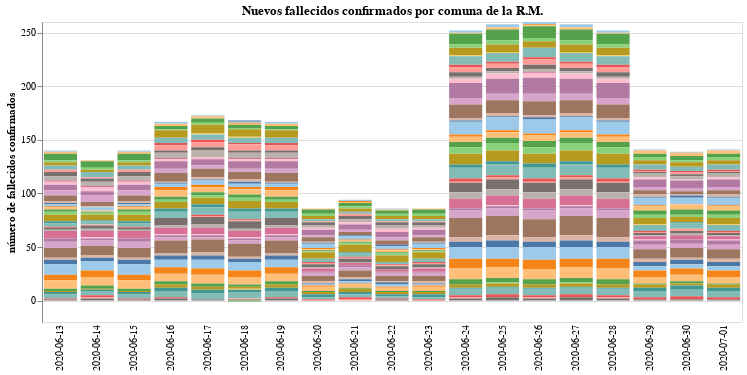

Notebook code for this chart:
### Markdown cell above
# Evolución de nuevos fallecidos confirmados por comuna (interpolación)

### Code cell
#collapse-hide
new_county_deaths_RM = county_deaths_RM.diff().drop("2020-06-12")

#data in long form to plot it on altair
new_county_deaths_RM_long_form = new_county_deaths_RM.drop(columns="Total").reset_index().melt("Fecha", var_name="Comuna", value_name="Fallecidos confirmados")
#plot the data
input_dropdown = alt.binding_select(options=new_county_deaths_RM_long_form['Comuna'].unique())
selection1 = alt.selection_single(fields=['Comuna'], bind=input_dropdown, name=' ')
selection2 = alt.selection_multi(fields=['Comuna'], on='mouseover')

color = alt.condition(selection1 | selection2,
                    alt.Color('Comuna:N', scale=alt.Scale(scheme='tableau20'), legend=None),
                    alt.value('lightgray'))

bars1 = alt.Chart(new_county_deaths_RM_long_form.fillna(0)).mark_bar().encode(
    x=alt.X("Fecha", axis=alt.Axis(title="", domain=False, tickSize=0)),
    y=alt.Y("Fallecidos confirmados", axis=alt.Axis(title="número de fallecidos confirmados")),
    tooltip = ["Fecha", "Comuna", "Fallecidos confirmados"],
    color = color
).properties(
    title="Nuevos fallecidos confirmados por comuna de la R.M.",
    width=700).add_selection(
    selection1, selection2
).transform_filter(
    selection1
)

bars1

### Figure 1 — Vega-Lite specification as saved in the notebook (floating-point values rounded to 4 significant figures; data arrays with more than 128 entries replaced by an {"elided": "..."} marker saying what was removed)
{"config": {"view": {"continuousWidth": 400, "continuousHeight": 300}}, "data": {"name": "data-f1d451337321a7b19bb29387c683a061"}, "mark": "bar", "encoding": {"color": {"condition": {"type": "nominal", "field": "Comuna", "legend": null, "scale": {"scheme": "tableau20"}, "selection": {"or": [" ", "selector003"]}}, "value": "lightgray"}, "tooltip": [{"type": "nominal", "field": "Fecha"}, {"type": "nominal", "field": "Comuna"}, {"type": "quantitative", "field": "Fallecidos confirmados"}], "x": {"type": "nominal", "axis": {"domain": false, "tickSize": 0, "title": ""}, "field": "Fecha"}, "y": {"type": "quantitative", "axis": {"title": "número de fallecidos confirmados"}, "field": "Fallecidos confirmados"}}, "selection": {" ": {"type": "single", "fields": ["Comuna"], "bind": {"input": "select", "options": ["Alhue", "Buin", "Calera de Tango", "Cerrillos", "Cerro Navia", "Colina", "Conchali", "Curacavi", "El Bosque", "El Monte", "Estacion Central", "Huechuraba", "Independencia", "Isla de Maipo", "La Cisterna", "La Florida", "La Granja", "La Pintana", "La Reina", "Lampa", "Las Condes", "Lo Barnechea", "Lo Espejo", "Lo Prado", "Macul", "Maipu", "Maria Pinto", "Melipilla", "Nunoa", "Padre Hurtado", "Paine", "Pedro Aguirre Cerda", "Penaflor", "Penalolen", "Pirque", "Providencia", "Pudahuel", "Puente Alto", "Quilicura", "Quinta Normal", "Recoleta", "Renca", "San Bernardo", "San Joaquin", "San Jose de Maipo", "San Miguel", "San Pedro", "San Ramon", "Santiago", "Talagante", "Tiltil", "Vitacura", "Desconocido Metropolitana"]}}, "selector003": {"type": "multi", "fields": ["Comuna"], "on": "mouseover"}}, "title": "Nuevos fallecidos confirmados por comuna de la R.M.", "transform": [{"filter": {"selection": " "}}], "width": 700, "$schema": "https://vega.github.io/schema/vega-lite/v4.8.1.json", "datasets": {"data-f1d451337321a7b19bb29387c683a061": {"elided": "1007 records"}}}
